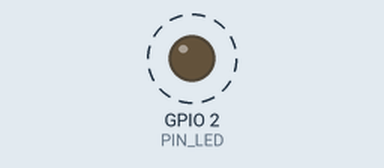
Bench run of a program on a simulated ESP32. Shown: output pins drawn as LEDs (lit = HIGH). Dashed ring = blinking. What the program prints to the serial monitor is not drawn.

Above: at 0.5 s.
Timing chart, 0 to 4.6 s (numbered marks = the images above):
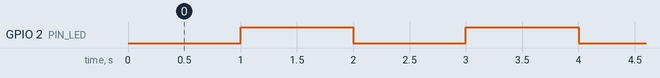

The program:

main.cpp
```cpp
#include <Arduino.h>

// Definición del pin del LED
const uint8_t PIN_LED = 2;

// Variables volátiles: se cargan desde RAM porque cambian en la ISR
volatile int interruptCounter;
int totalInterruptCounter;

hw_timer_t * timer = NULL;
portMUX_TYPE timerMux = portMUX_INITIALIZER_UNLOCKED;

// Rutina de Servicio de Interrupción (ISR) para el Timer
void IRAM_ATTR onTimer() {
  // Entramos en una sección crítica para evitar conflictos de escritura
  portENTER_CRITICAL_ISR(&timerMux);
  interruptCounter++;
  portEXIT_CRITICAL_ISR(&timerMux);
}

void setup() {
  Serial.begin(115200);

  // Configurar el pin del LED como salida
  pinMode(PIN_LED, OUTPUT);

  // 1. Iniciar timer 0, preescalador 80 (para contar microsegundos), contar hacia arriba
  // Frecuencia CPU 80MHz / 80 = 1MHz (1 tick = 1 microsegundo)
  timer = timerBegin(0, 80, true);

  // 2. Adjuntar la función onTimer a nuestro temporizador
  timerAttachInterrupt(timer, &onTimer, true);

  // 3. Establecer alarma cada 1,000,000 microsegundos (1 segundo)
  // true significa que el contador se reinicia automáticamente (autoreload)
  timerAlarmWrite(timer, 1000000, true);

  // 4. Habilitar la alarma
  timerAlarmEnable(timer);
}

void loop() {
  // Si la interrupción ha ocurrido (interruptCounter > 0)
  if (interruptCounter > 0) {

    // Sección crítica para decrementar el contador de forma segura
    portENTER_CRITICAL(&timerMux);
    interruptCounter--;
    portEXIT_CRITICAL(&timerMux);

    // Acción física: Conmutar el estado del LED (Parpadeo)
    digitalWrite(PIN_LED, !digitalRead(PIN_LED));

    totalInterruptCounter++;

    Serial.print("An interrupt has occurred. Total number: ");
    Serial.println(totalInterruptCounter);
  }
}
```

Measured:
- by itself, GPIO 2 (PIN_LED): alternates HIGH for 1.0 s and LOW for 1.0 s
